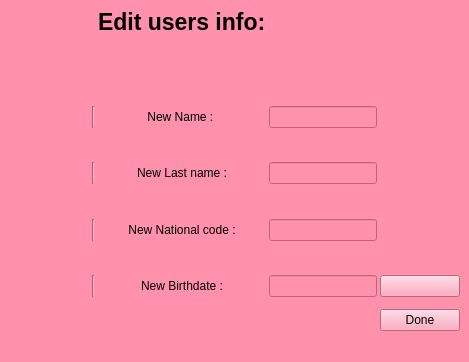
<?xml version="1.0" encoding="UTF-8"?>
<ui version="4.0">
 <class>MainWindow</class>
 <widget class="QMainWindow" name="MainWindow">
  <property name="geometry">
   <rect>
    <x>0</x>
    <y>0</y>
    <width>469</width>
    <height>362</height>
   </rect>
  </property>
  <property name="windowTitle">
   <string>MainWindow</string>
  </property>
  <property name="styleSheet">
   <string notr="true">
background-color: rgb(255, 145, 173);</string>
  </property>
  <widget class="QWidget" name="centralwidget">
   <layout class="QGridLayout" name="gridLayout">
    <item row="0" column="0">
     <layout class="QGridLayout" name="gridLayout_3" rowstretch="0,0,0,0,0,0,0,0,0,0,0" columnstretch="0,0,0,0,0,0">
      <property name="horizontalSpacing">
       <number>3</number>
      </property>
      <property name="verticalSpacing">
       <number>12</number>
      </property>
      <item row="0" column="3">
       <widget class="QLabel" name="label_4">
        <property name="font">
         <font>
          <pointsize>17</pointsize>
          <bold>true</bold>
         </font>
        </property>
        <property name="text">
         <string>Edit users info:</string>
        </property>
        <property name="alignment">
         <set>Qt::AlignLeading|Qt::AlignLeft|Qt::AlignVCenter</set>
        </property>
       </widget>
      </item>
      <item row="9" column="3">
       <widget class="QLabel" name="label">
        <property name="text">
         <string>New Birthdate :</string>
        </property>
        <property name="alignment">
         <set>Qt::AlignCenter</set>
        </property>
       </widget>
      </item>
      <item row="7" column="4">
       <widget class="QLineEdit" name="unational"/>
      </item>
      <item row="3" column="4">
       <widget class="QLineEdit" name="uname"/>
      </item>
      <item row="8" column="3">
       <spacer name="verticalSpacer_3">
        <property name="orientation">
         <enum>Qt::Vertical</enum>
        </property>
        <property name="sizeType">
         <enum>QSizePolicy::Maximum</enum>
        </property>
        <property name="sizeHint" stdset="0">
         <size>
          <width>20</width>
          <height>18</height>
         </size>
        </property>
       </spacer>
      </item>
      <item row="3" column="3">
       <widget class="QLabel" name="label_2">
        <property name="text">
         <string>New Name : </string>
        </property>
        <property name="alignment">
         <set>Qt::AlignCenter</set>
        </property>
       </widget>
      </item>
      <item row="2" column="1" rowspan="9">
       <layout class="QVBoxLayout" name="pastLayout">
        <item>
         <layout class="QVBoxLayout" name="verticalLayout_3"/>
        </item>
        <item>
         <spacer name="verticalSpacer_5">
          <property name="orientation">
           <enum>Qt::Vertical</enum>
          </property>
          <property name="sizeType">
           <enum>QSizePolicy::Maximum</enum>
          </property>
          <property name="sizeHint" stdset="0">
           <size>
            <width>20</width>
            <height>23</height>
           </size>
          </property>
         </spacer>
        </item>
       </layout>
      </item>
      <item row="9" column="5">
       <widget class="QPushButton" name="pushButton">
        <property name="text">
         <string/>
        </property>
        <property name="icon">
         <iconset>
          <normaloff>C:/Users/User/Downloads/—Pngtree—photo camera_4732850.png</normaloff>C:/Users/User/Downloads/—Pngtree—photo camera_4732850.png</iconset>
        </property>
       </widget>
      </item>
      <item row="0" column="1">
       <spacer name="horizontalSpacer">
        <property name="orientation">
         <enum>Qt::Horizontal</enum>
        </property>
        <property name="sizeHint" stdset="0">
         <size>
          <width>40</width>
          <height>20</height>
         </size>
        </property>
       </spacer>
      </item>
      <item row="2" column="3">
       <spacer name="verticalSpacer_4">
        <property name="orientation">
         <enum>Qt::Vertical</enum>
        </property>
        <property name="sizeType">
         <enum>QSizePolicy::Maximum</enum>
        </property>
        <property name="sizeHint" stdset="0">
         <size>
          <width>20</width>
          <height>55</height>
         </size>
        </property>
       </spacer>
      </item>
      <item row="5" column="4">
       <widget class="QLineEdit" name="ufamily"/>
      </item>
      <item row="9" column="4">
       <widget class="QLineEdit" name="ubirthdate"/>
      </item>
      <item row="7" column="3">
       <widget class="QLabel" name="label_5">
        <property name="text">
         <string>New National code :</string>
        </property>
        <property name="alignment">
         <set>Qt::AlignCenter</set>
        </property>
       </widget>
      </item>
      <item row="6" column="3">
       <spacer name="verticalSpacer_2">
        <property name="orientation">
         <enum>Qt::Vertical</enum>
        </property>
        <property name="sizeType">
         <enum>QSizePolicy::Maximum</enum>
        </property>
        <property name="sizeHint" stdset="0">
         <size>
          <width>20</width>
          <height>18</height>
         </size>
        </property>
       </spacer>
      </item>
      <item row="4" column="3">
       <spacer name="verticalSpacer">
        <property name="orientation">
         <enum>Qt::Vertical</enum>
        </property>
        <property name="sizeType">
         <enum>QSizePolicy::Maximum</enum>
        </property>
        <property name="sizeHint" stdset="0">
         <size>
          <width>20</width>
          <height>18</height>
         </size>
        </property>
       </spacer>
      </item>
      <item row="5" column="3">
       <widget class="QLabel" name="label_3">
        <property name="text">
         <string>New Last name :</string>
        </property>
        <property name="alignment">
         <set>Qt::AlignCenter</set>
        </property>
       </widget>
      </item>
      <item row="10" column="5">
       <widget class="QPushButton" name="DoneBtn">
        <property name="text">
         <string>Done</string>
        </property>
       </widget>
      </item>
      <item row="3" column="2">
       <widget class="Line" name="line_2">
        <property name="orientation">
         <enum>Qt::Vertical</enum>
        </property>
       </widget>
      </item>
      <item row="5" column="2">
       <widget class="Line" name="line_3">
        <property name="orientation">
         <enum>Qt::Vertical</enum>
        </property>
       </widget>
      </item>
      <item row="7" column="2">
       <widget class="Line" name="line_5">
        <property name="orientation">
         <enum>Qt::Vertical</enum>
        </property>
       </widget>
      </item>
      <item row="9" column="2">
       <widget class="Line" name="line_6">
        <property name="orientation">
         <enum>Qt::Vertical</enum>
        </property>
       </widget>
      </item>
     </layout>
    </item>
   </layout>
  </widget>
  <widget class="QMenuBar" name="menubar">
   <property name="geometry">
    <rect>
     <x>0</x>
     <y>0</y>
     <width>469</width>
     <height>22</height>
    </rect>
   </property>
  </widget>
  <widget class="QStatusBar" name="statusbar"/>
 </widget>
 <resources>
  <include location="1.qrc"/>
 </resources>
 <connections/>
</ui>
